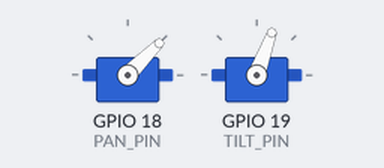
Recording of a sketch running on a simulated ESP32. Parts: 2 × servo.

Above: at 2.05 s.
At 5.0 s:
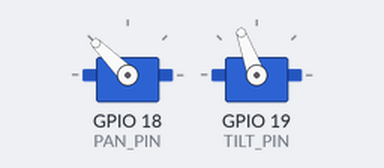
At 8.0 s:
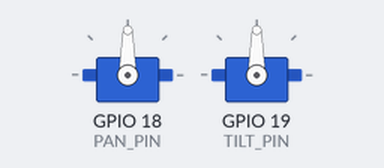
Timing chart, 0 to 9.8 s (numbered marks = the images above):
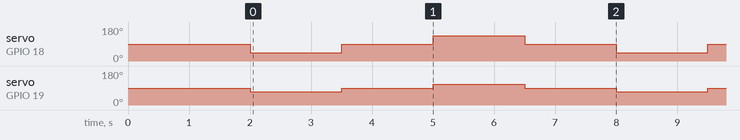

Measured:
- by itself, servo on GPIO 18 (PAN_PIN): repeats every 6.0 s: 90° 1.5 s, 135° 1.5 s, 90° 1.5 s, 45° 1.5 s
- by itself, servo on GPIO 19 (TILT_PIN): repeats every 6.0 s: 90° 1.5 s, 110° 1.5 s, 90° 1.5 s, 70° 1.5 s

The sketch:

pan_tilt_test.ino
```cpp
#include <ESP32Servo.h>

const int PAN_PIN = 18;
const int TILT_PIN = 19;
Servo pan;
Servo tilt;

void setup() {
  Serial.begin(115200);
  pan.setPeriodHertz(50);
  tilt.setPeriodHertz(50);
  pan.attach(PAN_PIN, 500, 2500);
  tilt.attach(TILT_PIN, 500, 2500);
  pan.write(90);
  tilt.write(90);
  delay(2000);
}

void loop() {
  pan.write(45);
  tilt.write(70);
  delay(1500);
  pan.write(90);
  tilt.write(90);
  delay(1500);
  pan.write(135);
  tilt.write(110);
  delay(1500);
  pan.write(90);
  tilt.write(90);
  delay(1500);
}
```
